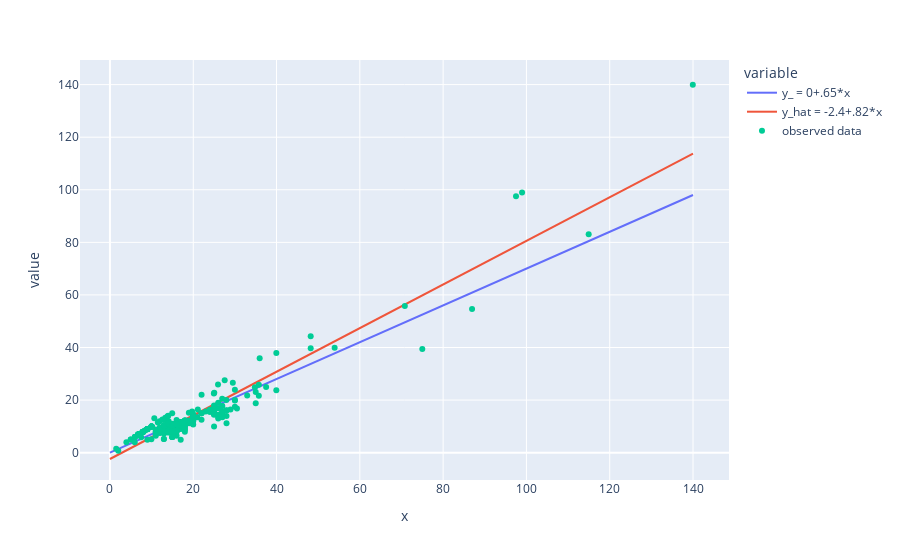

Here is the notebook cell this chart was saved with:
### Code cell
import plotly.graph_objects as go
fig = px.line(line_models_tall, x="x", y="value", color='variable')
fig.add_trace(go.Scatter(x=amazonbooks["List Price"], y=amazonbooks["Amazon Price"],
                         mode='markers', name='observed data'))
fig.show()

### Figure 1 — Plotly figure (JSON) as saved in the notebook; plotly's stock layout.template omitted (floating-point values rounded to 4 significant figures; data arrays with more than 128 entries replaced by an {"elided": "..."} marker saying what was removed)
{"data": [{"hovertemplate": "variable=y_ = 0+.65*x<br>x=%{x}<br>value=%{y}<extra></extra>", "legendgroup": "y_ = 0+.65*x", "line": {"color": "#636efa", "dash": "solid"}, "marker": {"symbol": "circle"}, "mode": "lines", "name": "y_ = 0+.65*x", "orientation": "v", "showlegend": true, "type": "scatter", "x": {"elided": "141 int values"}, "xaxis": "x", "y": {"elided": "141 float values"}, "yaxis": "y"}, {"hovertemplate": "variable=y_hat = -2.4+.82*x<br>x=%{x}<br>value=%{y}<extra></extra>", "legendgroup": "y_hat = -2.4+.82*x", "line": {"color": "#EF553B", "dash": "solid"}, "marker": {"symbol": "circle"}, "mode": "lines", "name": "y_hat = -2.4+.82*x", "orientation": "v", "showlegend": true, "type": "scatter", "x": {"elided": "141 int values"}, "xaxis": "x", "y": {"elided": "141 float values"}, "yaxis": "y"}, {"mode": "markers", "name": "observed data", "type": "scatter", "x": {"elided": "325 float values"}, "y": {"elided": "325 float values"}}], "layout": {"legend": {"title": {"text": "variable"}, "tracegroupgap": 0}, "margin": {"t": 60}, "xaxis": {"anchor": "y", "domain": [0, 1], "title": {"text": "x"}}, "yaxis": {"anchor": "x", "domain": [0, 1], "title": {"text": "value"}}}}
